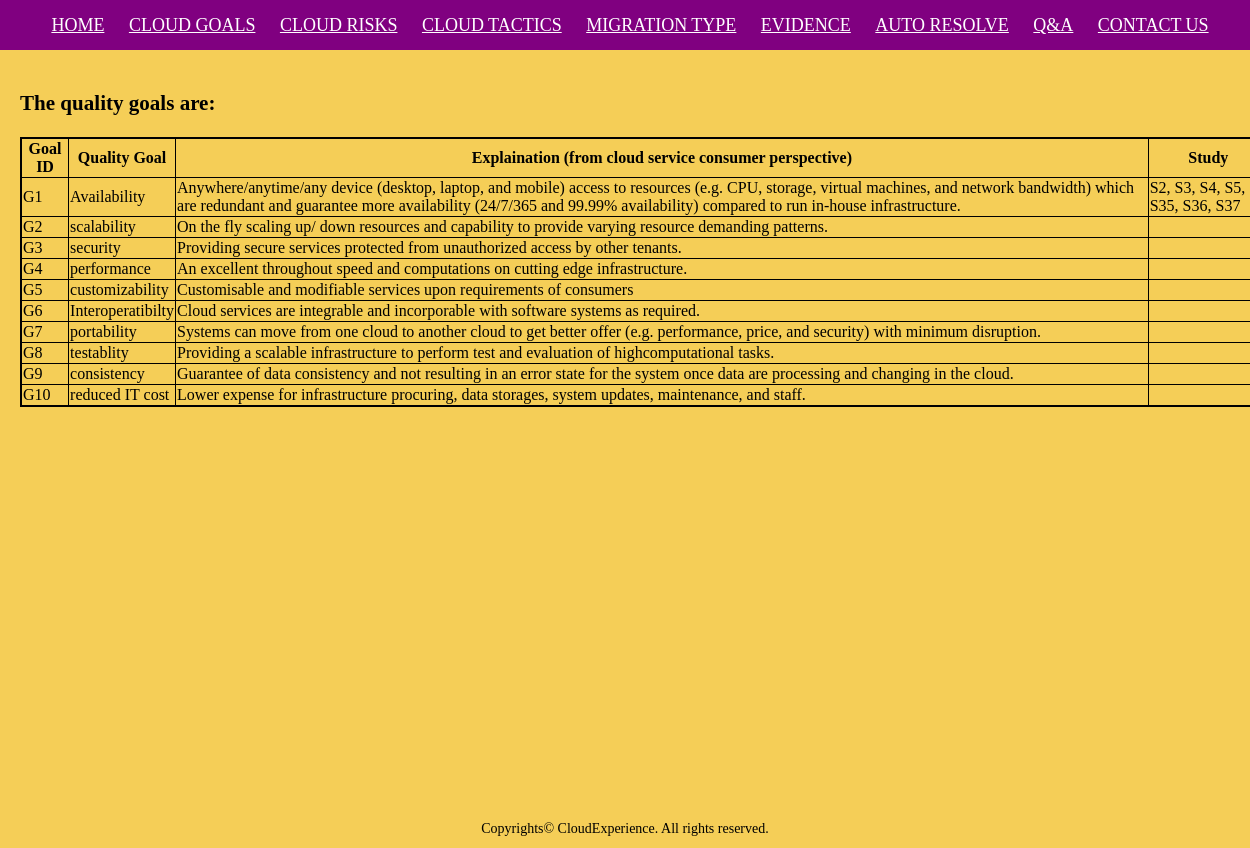
The page /cloudGoals.php on the database its author committed.
### tables this page shows
CREATE TABLE `sgr` (
  `sgrID` int(11) NOT NULL AUTO_INCREMENT,
  `sID` int(11) NOT NULL,
  `gID` int(11) NOT NULL,
  PRIMARY KEY (`sgrID`),
  UNIQUE KEY `sgrID_UNIQUE` (`sgrID`),
  KEY `fk_sgr_sID_idx` (`sID`),
  KEY `fk_sgr_gID_idx` (`gID`),
  CONSTRAINT `fk_sgr_gID` FOREIGN KEY (`gID`) REFERENCES `goal` (`gID`) ON DELETE NO ACTION ON UPDATE NO ACTION,
  CONSTRAINT `fk_sgr_sID` FOREIGN KEY (`sID`) REFERENCES `study` (`sID`) ON DELETE NO ACTION ON UPDATE NO ACTION
);

CREATE TABLE `goal` (
  `gID` int(11) NOT NULL AUTO_INCREMENT,
  `gName` varchar(45) NOT NULL,
  `gDetail` varchar(1000) DEFAULT NULL,
  PRIMARY KEY (`gID`),
  UNIQUE KEY `gName` (`gName`)
);

### cloudGoals.php (the view, shortened to what this page needs)
<!DOCTYPE>
<html>
<head>
   <link rel="stylesheet" type="text/css" href="abc.css" />
</head>
<body>
 <div id="wrapper">
   <nav>
	<a href="home.php"> HOME    </a>
	<a href="cloudGoals.php">CLOUD GOALS </a>
	<a href="cloudRisks.php">CLOUD RISKS </a>
	<a href="cloudTactics.php">CLOUD TACTICS </a>
	<a href="migrationType.php">MIGRATION TYPE </a>
	<a href="evidence.php">EVIDENCE </a>
	<a href="autoResolve.php">AUTO RESOLVE </a>
	<a href="qna.php">Q&A </a>
	<a href="contactUs.php">CONTACT US </a>
   </nav>
   <div id="section">
	<h3>The quality goals are: </h3>
	<?php
	   $conn = new mysqli(servername, username, password, database);
	   $sql = "SELECT goal.gID, goal.gName, goal.gDetail, sgr.sID FROM repository.goal LEFT JOIN sgr ON goal.gID = sgr.gID;";
	   $result = $conn->query($sql);
	   $countgoal=-1;  $check=0;
   	   if ($result->num_rows > 0)
	   {
		echo "<table><tr><th>Goal ID</th><th>Quality Goal</th><th>Explaination (from cloud service consumer perspective) </th><th>Study</th></tr>";
	        while($row = $result->fetch_assoc())
		{
		   $check= $row["gID"];
		   if($countgoal==-1)
		   {
			echo "<tr><td>G" . $row["gID"]. "</td><td>" .$row["gName"]. "</td> <td>" . $row["gDetail"]. "</td><td>S". $row["sID"];
			$countgoal=0;
	  	   }
		   else if($countgoal!=$check)
		   {
			if($row["sID"]!=null)
			{
	           	   echo "</td></tr><tr><td>G" . $row["gID"]. "</td><td>" .$row["gName"]. "</td> <td>" . $row["gDetail"]. "</td><td>S". $row["sID"] ;
			   $countgoal= $row["gID"];
			}
			else
			{
	           	   echo "</td></tr><tr><td>G" . $row["gID"]. "</td><td>" .$row["gName"]. "</td> <td>" . $row["gDetail"]. "</td><td>". $row["sID"] ;
			   $countgoal= $row["gID"];
			}
		   }
	   	   else
		   {
			echo ", S". $row["sID"];
		   }
		   $countgoal=$row["gID"];
	        }
		echo "</table>";
	   }
	   else
	   {
		echo "0 results";
	   }
	?>
   </div>
   <footer>
	<p> Copyrights© CloudExperience. All rights reserved. </p
   </footer>
 </div>
</body>
</html>

### abc.css (style rules this page uses)
body { margin: 0px; padding: 0px; color: black; font-size:18px; background: #f3f3f3; }
#wrapper { width: 100%; min-height: 90%; height: auto; margin: auto; background-color: #f5ce57; }
nav { float: right; line-height:50px; width: 100%; background-color: purple; color: white; text-align: center; }
a { display: inline-block; padding: 5px 5px; margin-left: 10px; line-height: normal; color: white; }
#section { width: 100%; min-height: 90%; height: auto ; padding: 20px; overflow: hidden; }
footer { background-color: #f5ce57; width: 100%; line-height: 10px; float: left; text-align: center; font-size: 14px; }
table { border: 2px; border-color: black; border-style:solid; border-collapse: collapse; max-width: 1300px; }
td, tr, th { border : 1px solid black; height: 30 px; }

### rows shown on the page
sgr: gID.gID "1", gID.gName "Availability", gID.gDetail "Anywhere/anytime/any device (desktop, laptop, and mobile) access to resources (e.g. CPU, storage, virtual machines, and network bandwidth) which are redundant and guarantee more availability (24/7/365 and 99.99% availability) compared to run in-house infrastructure.", sID "2"
sgr: sID "3"
sgr: sID "4"
sgr: sID "5"
sgr: sID "35"
sgr: sID "36"
sgr: sID "37"
goal: gID "2", gName "scalability", gDetail "On the fly scaling up/ down resources and capability to provide varying resource demanding patterns."
goal: gID "3", gName "security", gDetail "Providing secure services protected from unauthorized access by other tenants."
goal: gID "4", gName "performance", gDetail "An excellent throughout speed and computations on cutting edge infrastructure."
goal: gID "5", gName "customizability", gDetail "Customisable and modifiable services upon requirements of consumers"
goal: gID "6", gName "Interoperatibilty", gDetail "Cloud services are integrable and incorporable with software systems as required."
goal: gID "7", gName "portability", gDetail "Systems can move from one cloud to another cloud to get better offer (e.g. performance, price, and security) with minimum disruption."
goal: gID "8", gName "testablity", gDetail "Providing a scalable infrastructure to perform test and evaluation of highcomputational tasks."
goal: gID "9", gName "consistency", gDetail "Guarantee of data consistency and not resulting in an error state for the system once data are processing and changing in the cloud."
goal: gID "10", gName "reduced IT cost", gDetail "Lower expense for infrastructure procuring, data storages, system updates, maintenance, and staff."
